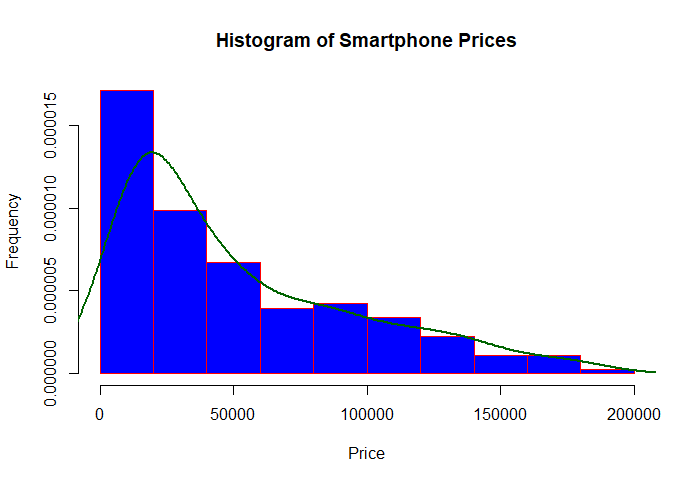

This figure's R source:
# Create a histogram to visualize the distribution of smartphone prices
options(scipen = 999)

hist(filtered_df$price, 
     main = "Histogram of Smartphone Prices",
     xlab = "Price",
     ylab = "Frequency",
     col = "blue",
     border = "red",
     probability = TRUE)

# Add a density curve
lines(density(filtered_df$price), col = "darkgreen", lwd = 2)
